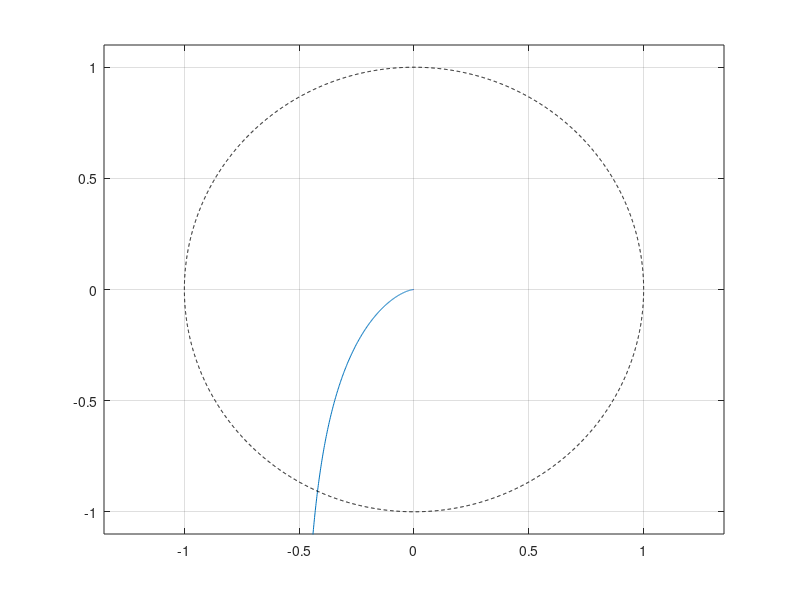

Reproduce this figure in MATLAB. (Note: this script raises an error after producing the figure.)
% ---------------------------------------
%     Designation Loop Design
%  - Controller : PD
%  - Motor tf : 1st
% ---------------------------------------
clear; close all; clc;

% initialize
Km =  13.55;
Pm = 14.06 ;  % []
W_sat = 1400;
dz    =28*(pi/180); 
dz_deg = 28;

% Design parameter --- PD-controller
Wc = 26;  % [rad/s] <================================ MODIFY
Zc = 0.7;  % [-] <================================ MODIFY

Kp = Wc^2 / Km ;       % unit: [rad/s]
Kd = (2*Zc*Wc - Pm) / Km ;  % unit: [-] dimensionless

% transfer function
s = tf('s');
Gm = Km / (s + Pm);    % input: omega_c [deg/s], output: omega [deg/s]
% Gc = Kp + Kd * s ;
Go_vel = Kp*Gm / (1 + Kd*Gm) * (1/s);
Go_vel = minreal(Go_vel);
Gcl = minreal(Go_vel / (1 + Go_vel));


% ---------------------------- nyquist plot ------------------------------------------
% [GM, PM, Phase crossover freq, Gain Crossover freq]
[GM, PM, wpc, wgc] = margin(Go_vel);
GM_dB = 20*log10(GM);

figure(1); 
[re, im, wout] = nyquist(Go_vel);
plot(squeeze(re), squeeze(im));
grid on; hold on;
% plot unit circle
axis([-1.35 1.35 -1.1 1.1]);
ang = 0:0.1:360;
xc = cosd(ang); yc = sind(ang); % [deg]
plot(xc, yc, 'k--');
xline(0, 'k'); yline(0, 'k');
% plot the point (0, -1)
plot(-1, 0, 'p', 'markersize', 10, 'MarkerEdgeColor','r', 'LineWidth', 1);

% plot wpc, wgc
wpc_complex = evalfr(Go_vel, 1j*wpc);
wgc_complex = evalfr(Go_vel, 1j*wgc);
wpc_x = real(wpc_complex); wpc_y = imag(wpc_complex);
wgc_x = real(wgc_complex); wgc_y = imag(wgc_complex);
plot(wpc_x, wpc_y, '*', 'markeredgecolor', 'm', 'MarkerSize', 10, 'LineWidth', 1);
plot(wgc_x, wgc_y, '*', 'markeredgecolor', 'g', 'MarkerSize', 10, 'LineWidth', 1);
legend('', '', '', '', '', sprintf('GM = %.2f [dB] / wpc = %.2f [Hz]', GM_dB, wpc/(2*pi)), ...
    sprintf('PM = %.2f [deg] / wgc = %.2f [Hz]', PM, wgc/(2*pi)));
title('Nyquist Plot, Go_{vel}(s)');
xlabel('Re\{Go_{vel}(jw)\} [-]'); ylabel('Im\{Go_{vel}(jw)\} [-]');


% --------------------------------- pz map -----------------------------------------
[p_Gm, z_Gm] = pzmap(Gm);
[p_Gcl, z_Gcl] = pzmap(Gcl);
real_pGcl = real(p_Gcl(1)); imag_pGcl = imag(p_Gcl(1)); % bc of complex conjugated poles
real_pGm = real(p_Gm(1)); imag_pGm = imag(p_Gm(1)); % bc of complex conjugated poles
figure(2);
pzmap(Gm, Gcl);
grid on; hold on;
legend(sprintf('Gm: p=%.2f±%.2f[Hz], z=%.2f[Hz]', real_pGm/(2*pi), imag_pGm/(2*pi), z_Gm), ...
    sprintf('Gcl: p=%.2f±%.2f[Hz], z=%.2f[Hz]\n', real_pGcl/(2*pi), imag_pGcl/(2*pi), z_Gcl));
% ---------------------------------------------------------------------------------

% step input
Tf = 0.5;
time = 0:0.001:Tf;
input_deg = 5;     % [deg]   <--------------------------- MODIFY
step_input = input_deg * ones(size(time));
step_out = lsim(Gcl, step_input, time);
final_value = step_out(end);
% rise time
[~, tr_idx] = min(abs(step_out - final_value*0.9));
tr = time(tr_idx);
% overshoot
[~, os_idx] = max(step_out);
max_value = step_out(os_idx);
Os = (max_value - final_value) / final_value * 100;

Ess = input_deg - final_value;


% --------------------------------- step response -----------------------------------------
figure(3);
grid on; hold on;
yline(step_out(end), 'k--', 'LineWidth', 1.5);
plot(time, step_out, 'LineWidth', 1.5);
plot(tr, final_value*0.9, 'r*', 'MarkerSize', 12);
plot(time(os_idx), max_value, 'g*', 'MarkerSize', 12);
xlabel('time [sec]'); ylabel('\psi [deg]');
title('Step Response');
legend('', '', sprintf('rise time: %.4f [s]', time(tr_idx)), sprintf('overshoot: %.4f [%%]', Os));

str = {
    sprintf('PM = %.1f [deg]', PM)
    sprintf('GM = %.1f [dB]', GM_dB)
    sprintf('Ess = %.2f [deg]', Ess)
};

annotation('textbox', 'String', str, 'FitBoxToText','on', 'BackgroundColor','w');

% figure; margin(Go_vel);
% figure; step(Gcl);
% grid on;
